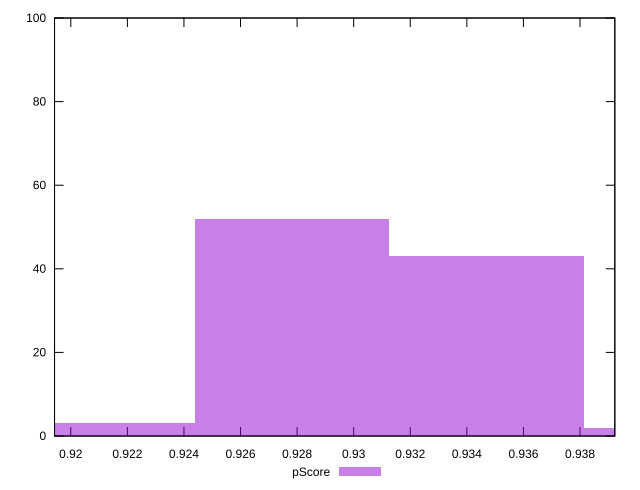

This chart was generated by the following gnuplot code:
reset

$pScore <<EOF
0.927817464647564 52
0.9346901866079163 43
0.9209447426872116 3
0.9415629085682686 2
EOF

set key outside below
set boxwidth 0.0068727219603523255
set xrange [0.9194252963150875:0.9392308691762613]
set yrange [0:100]
set trange [0:100]
set style fill transparent solid 0.5 noborder
set terminal svg size 640, 490 enhanced background rgb 'white'
set output "reprap/mainthread-work-breakdown/samples/pages+cached+nointeractive/pScore/histogram.svg"

plot $pScore title "pScore" with boxes

reset
